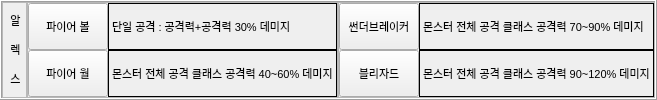
                      <widget class="QFrame" name="Frame_Class3">
                       <property name="enabled">
                        <bool>true</bool>
                       </property>
                       <property name="maximumSize">
                        <size>
                         <width>16777215</width>
                         <height>16777215</height>
                        </size>
                       </property>
                       <property name="frameShape">
                        <enum>QFrame::Box</enum>
                       </property>
                       <property name="frameShadow">
                        <enum>QFrame::Raised</enum>
                       </property>
                       <layout class="QGridLayout" name="gridLayout_67">
                        <property name="leftMargin">
                         <number>0</number>
                        </property>
                        <property name="topMargin">
                         <number>0</number>
                        </property>
                        <property name="rightMargin">
                         <number>0</number>
                        </property>
                        <property name="bottomMargin">
                         <number>0</number>
                        </property>
                        <property name="spacing">
                         <number>0</number>
                        </property>
                        <item row="0" column="0">
                         <widget class="QFrame" name="Frame_Class3_Name">
                          <property name="maximumSize">
                           <size>
                            <width>25</width>
                            <height>16777215</height>
                           </size>
                          </property>
                          <property name="frameShape">
                           <enum>QFrame::StyledPanel</enum>
                          </property>
                          <property name="frameShadow">
                           <enum>QFrame::Raised</enum>
                          </property>
                          <layout class="QGridLayout" name="gridLayout_69">
                           <property name="leftMargin">
                            <number>0</number>
                           </property>
                           <property name="topMargin">
                            <number>0</number>
                           </property>
                           <property name="rightMargin">
                            <number>0</number>
                           </property>
                           <property name="bottomMargin">
                            <number>0</number>
                           </property>
                           <property name="spacing">
                            <number>0</number>
                           </property>
                           <item row="0" column="0">
                            <widget class="QLabel" name="Class3_Name_Label">
                             <property name="minimumSize">
                              <size>
                               <width>25</width>
                               <height>0</height>
                              </size>
                             </property>
                             <property name="font">
                              <font>
                               <pointsize>8</pointsize>
                              </font>
                             </property>
                             <property name="text">
                              <string>&lt;html&gt;&lt;head/&gt;&lt;body&gt;&lt;p align=&quot;center&quot;&gt;알&lt;/p&gt;&lt;p align=&quot;center&quot;&gt;렉&lt;/p&gt;&lt;p align=&quot;center&quot;&gt;스&lt;/p&gt;&lt;/body&gt;&lt;/html&gt;</string>
                             </property>
                            </widget>
                           </item>
                          </layout>
                         </widget>
                        </item>
                        <item row="0" column="1">
                         <widget class="QFrame" name="Frame_Class3_Skill1">
                          <property name="enabled">
                           <bool>true</bool>
                          </property>
                          <property name="frameShape">
                           <enum>QFrame::StyledPanel</enum>
                          </property>
                          <property name="frameShadow">
                           <enum>QFrame::Raised</enum>
                          </property>
                          <layout class="QGridLayout" name="gridLayout_4">
                           <property name="leftMargin">
                            <number>0</number>
                           </property>
                           <property name="topMargin">
                            <number>0</number>
                           </property>
                           <property name="rightMargin">
                            <number>0</number>
                           </property>
                           <property name="bottomMargin">
                            <number>0</number>
                           </property>
                           <property name="spacing">
                            <number>0</number>
                           </property>
                           <item row="0" column="0">
                            <widget class="QPushButton" name="Class3_Skill1_Btn">
                             <property name="sizePolicy">
                              <sizepolicy hsizetype="Minimum" vsizetype="Preferred">
                               <horstretch>0</horstretch>
                               <verstretch>0</verstretch>
                              </sizepolicy>
                             </property>
                             <property name="maximumSize">
                              <size>
                               <width>100</width>
                               <height>16777215</height>
                              </size>
                             </property>
                             <property name="font">
                              <font>
                               <family>Arial</family>
                               <pointsize>8</pointsize>
                               <weight>50</weight>
                               <italic>false</italic>
                               <bold>false</bold>
                              </font>
                             </property>
                             <property name="styleSheet">
                              <string notr="true">font: 8pt &quot;Arial&quot;;힐</string>
                             </property>
                             <property name="text">
                              <string>파이어 볼</string>
                             </property>
                             <property name="checkable">
                              <bool>true</bool>
                             </property>
                            </widget>
                           </item>
                           <item row="0" column="1">
                            <widget class="QLabel" name="Class3_Skill1_Label">
                             <property name="font">
                              <font>
                               <pointsize>8</pointsize>
                              </font>
                             </property>
                             <property name="frameShape">
                              <enum>QFrame::Box</enum>
                             </property>
                             <property name="text">
                              <string>&lt;html&gt;&lt;head/&gt;&lt;body&gt;&lt;p&gt;단일 공격 : 공격력+공격력 30% 데미지&lt;/p&gt;&lt;/body&gt;&lt;/html&gt;</string>
                             </property>
                            </widget>
                           </item>
                           <item row="1" column="0">
                            <widget class="QPushButton" name="Class3_Skill2_Btn">
                             <property name="sizePolicy">
                              <sizepolicy hsizetype="Minimum" vsizetype="Preferred">
                               <horstretch>0</horstretch>
                               <verstretch>0</verstretch>
                              </sizepolicy>
                             </property>
                             <property name="maximumSize">
                              <size>
                               <width>100</width>
                               <height>16777215</height>
                              </size>
                             </property>
                             <property name="font">
                              <font>
                               <pointsize>8</pointsize>
                              </font>
                             </property>
                             <property name="text">
                              <string>파이어 월</string>
                             </property>
                             <property name="checkable">
                              <bool>true</bool>
                             </property>
                            </widget>
                           </item>
                           <item row="1" column="1">
                            <widget class="QLabel" name="Class3_Skill2_Label">
                             <property name="frameShape">
                              <enum>QFrame::Box</enum>
                             </property>
                             <property name="text">
                              <string>&lt;html&gt;&lt;head/&gt;&lt;body&gt;&lt;p&gt;&lt;span style=&quot; font-size:8pt;&quot;&gt;몬스터 전체 공격 클래스 공격력 40~60% 데미지&lt;/span&gt;&lt;/p&gt;&lt;/body&gt;&lt;/html&gt;</string>
                             </property>
                            </widget>
                           </item>
                          </layout>
                         </widget>
                        </item>
                        <item row="0" column="2">
                         <widget class="QFrame" name="Frame_Class3_Skill2">
                          <property name="maximumSize">
                           <size>
                            <width>16777215</width>
                            <height>16777215</height>
                           </size>
                          </property>
                          <property name="frameShape">
                           <enum>QFrame::StyledPanel</enum>
                          </property>
                          <property name="frameShadow">
                           <enum>QFrame::Raised</enum>
                          </property>
                          <layout class="QGridLayout" name="gridLayout_72">
                           <property name="leftMargin">
                            <number>0</number>
                           </property>
                           <property name="topMargin">
                            <number>0</number>
                           </property>
                           <property name="rightMargin">
                            <number>0</number>
                           </property>
                           <property name="bottomMargin">
                            <number>0</number>
                           </property>
                           <property name="spacing">
                            <number>0</number>
                           </property>
                           <item row="0" column="0">
                            <widget class="QPushButton" name="Class3_Skill3_Btn">
                             <property name="sizePolicy">
                              <sizepolicy hsizetype="Minimum" vsizetype="Preferred">
                               <horstretch>0</horstretch>
                               <verstretch>0</verstretch>
                              </sizepolicy>
                             </property>
                             <property name="maximumSize">
                              <size>
                               <width>100</width>
                               <height>16777215</height>
                              </size>
                             </property>
                             <property name="font">
                              <font>
                               <family>Arial</family>
                               <pointsize>8</pointsize>
                               <weight>50</weight>
                               <italic>false</italic>
                               <bold>false</bold>
                              </font>
                             </property>
                             <property name="styleSheet">
                              <string notr="true">font: 8pt &quot;Arial&quot;;힐</string>
                             </property>
                             <property name="text">
                              <string>썬더브레이커</string>
                             </property>
                             <property name="checkable">
                              <bool>true</bool>
                             </property>
                            </widget>
                           </item>
                           <item row="0" column="1">
                            <widget class="QLabel" name="Class3_Skill3_Label">
                             <property name="font">
                              <font>
                               <pointsize>8</pointsize>
                              </font>
                             </property>
                             <property name="frameShape">
                              <enum>QFrame::Box</enum>
                             </property>
                             <property name="text">
                              <string>&lt;html&gt;&lt;head/&gt;&lt;body&gt;&lt;p&gt;몬스터 전체 공격 클래스 공격력 70~90% 데미지&lt;/p&gt;&lt;/body&gt;&lt;/html&gt;</string>
                             </property>
                            </widget>
                           </item>
                           <item row="2" column="1">
                            <widget class="QLabel" name="Class3_Skill4_Label">
                             <property name="frameShape">
                              <enum>QFrame::Box</enum>
                             </property>
                             <property name="text">
                              <string>&lt;html&gt;&lt;head/&gt;&lt;body&gt;&lt;p&gt;&lt;span style=&quot; font-size:8pt;&quot;&gt;몬스터 전체 공격 클래스 공격력 90~120% 데미지&lt;/span&gt;&lt;/p&gt;&lt;/body&gt;&lt;/html&gt;</string>
                             </property>
                            </widget>
                           </item>
                           <item row="2" column="0">
                            <widget class="QPushButton" name="Class3_Skill4_Btn">
                             <property name="sizePolicy">
                              <sizepolicy hsizetype="Minimum" vsizetype="Preferred">
                               <horstretch>0</horstretch>
                               <verstretch>0</verstretch>
                              </sizepolicy>
                             </property>
                             <property name="maximumSize">
                              <size>
                               <width>100</width>
                               <height>16777215</height>
                              </size>
                             </property>
                             <property name="font">
                              <font>
                               <pointsize>8</pointsize>
                              </font>
                             </property>
                             <property name="text">
                              <string>블리자드</string>
                             </property>
                             <property name="checkable">
                              <bool>true</bool>
                             </property>
                            </widget>
                           </item>
                          </layout>
                         </widget>
                        </item>
                       </layout>
                      </widget>
